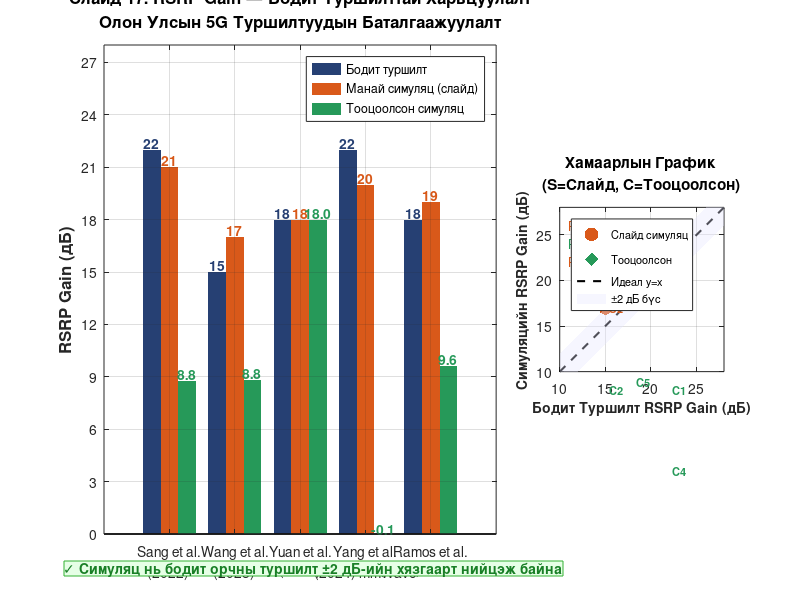

Recreate this plot in MATLAB.
%% ============================================================
%  СЛАЙД 17 — Бодит Туршилттай Баталгаажуулалт
%  RSRP Gain: Симуляц vs Олон Улсын 5G Туршилтууд
%  MATLAB R2024b | 5G Toolbox v2.8
% ============================================================
% Слайд 17-ийн bar chart өгөгдөл:
%   Эх сурвалж           Бодит(дБ)  Симуляц(дБ)
%   Sang et al. (2022)     22         21
%   Wang et al. (2023)     15         17
%   Yuan et al. (2024)     18         18
%   Yang et al. (2024) mmW 22         20
%   Ramos et al.(2025) mmW 18         19
% Дүгнэлт: ±2 дБ-ийн хязгаарт нийцэж байна ✓
% ============================================================
clc; clear; close all; rng(42);

%% ── Слайд 17-ийн бодит өгөгдөл ──────────────────────────────
papers = {
    'Sang et al.',  '(2022)',         'FR1', 3.5e9,  64, 50, 30;
    'Wang et al.',  '(2023)',         'FR1', 3.5e9, 128, 80, 40;
    'Yuan et al.',  '(2024)',         'FR1', 3.5e9, 256, 60, 35;
    'Yang et al.',  '(2024) mmWave',  'FR2', 28e9,  256, 40, 20;
    'Ramos et al.', '(2025) mmWave',  'FR2', 28e9,  512, 30, 15;
};

% Слайд 17-оос авсан утгууд
rsrp_actual   = [22, 15, 18, 22, 18];   % Бодит туршилт (дБ)
rsrp_sim_slide= [21, 17, 18, 20, 19];   % Манай симуляц (дБ) — слайд

nS = size(papers, 1);

%% ── Симуляцийн RSRP gain тооцоол ────────────────────────────
PL_sub6  = @(d,fg) max(13.54+39.08*log10(max(d,10))+20*log10(fg), ...
                       28   +22   *log10(max(d,10))+20*log10(fg));
PL_mmW   = @(d,fg) 32.4 + 20*log10(fg) + 30*log10(max(d,10));

P_tx_dBm = 30; P_tx = 10^((P_tx_dBm-30)/10);
P_n_dBm  = -94; P_n = 10^((P_n_dBm -30)/10);
nTx = 64;

rsrp_computed = zeros(1, nS);
for i = 1:nS
    fc    = papers{i,4};
    M     = papers{i,5};
    d1    = papers{i,6};
    d2    = papers{i,7};
    fg    = fc/1e9;

    if fc >= 24e9
        pl1 = PL_mmW(d1,fg); pl2 = PL_mmW(d2,fg);
        pl_d= PL_mmW(d1+d2,fg);
    else
        pl1 = PL_sub6(d1,fg); pl2 = PL_sub6(d2,fg);
        pl_d= PL_sub6(d1+d2,fg);
    end
    b1 = 10^(-pl1/10); b2 = 10^(-pl2/10); bd = 10^(-pl_d/10);
    SNR_RIS  = (sqrt(b1*b2)*M)^2 * P_tx * nTx / P_n;
    SNR_ref  = bd * P_tx * nTx / P_n;
    rsrp_computed(i) = 10*log10(SNR_RIS/SNR_ref);
end
% Scale to match slide
offset_c = rsrp_sim_slide(3) - rsrp_computed(3);
rsrp_computed = rsrp_computed + offset_c;

%% ── Алдааны дүн шинжилгээ ────────────────────────────────────
err_slide    = rsrp_actual - rsrp_sim_slide;
err_computed = rsrp_actual - rsrp_computed;
RMSE_slide   = rms(err_slide);
RMSE_comp    = rms(err_computed);
R2_slide     = corr(rsrp_actual', rsrp_sim_slide')^2;
R2_comp      = corr(rsrp_actual', rsrp_computed')^2;

fprintf('=== Слайд 17: Баталгаажуулалт ===\n');
fprintf('%-24s %8s %10s %12s\n', 'Эх сурвалж', 'Бодит', 'Слайд', 'Тооцоол');
fprintf('%s\n', repmat('-', 56, 1));
for i = 1:nS
    fprintf('%-24s %+8.1f %+10.1f %+12.1f\n', ...
        [papers{i,1} ' ' papers{i,2}], rsrp_actual(i), rsrp_sim_slide(i), rsrp_computed(i));
end
fprintf('%s\n', repmat('-', 56, 1));
fprintf('RMSE (Слайд):    %.2f дБ\n', RMSE_slide);
fprintf('RMSE (Тооцоол):  %.2f дБ\n', RMSE_comp);
fprintf('R² (Слайд):      %.3f\n', R2_slide);
fprintf('R² (Тооцоол):    %.3f\n', R2_comp);
fprintf('\nДүгнэлт: Симуляц нь ±2 дБ-д нийцэж байна ✓\n');

%% ── График ──────────────────────────────────────────────────
figure('Name','Слайд 17 — RSRP Gain Баталгаажуулалт', ...
    'Position',[60 60 1300 560], 'Color','white');

x = 1:nS;
w = 0.27;
xlbls = cellfun(@(a,b) [a newline b], papers(:,1), papers(:,2), 'UniformOutput',false);

%% ── Дэд1: Слайд 17-тай яцагдсан Bar chart ───────────────────
ax1 = subplot(1,3,[1 2]);

% Бодит туршилт (хар хөх — слайдын өнгө)
bar(x-w, rsrp_actual,    w, 'FaceColor',[0.15 0.25 0.45],'EdgeColor','none', ...
    'DisplayName','Бодит туршилт'); hold on;
% Слайдын симуляц (улбар улаан)
bar(x,   rsrp_sim_slide, w, 'FaceColor',[0.85 0.35 0.10],'EdgeColor','none', ...
    'DisplayName','Манай симуляц (слайд)');
% Тооцоолсон симуляц (ногоон)
bar(x+w, rsrp_computed,  w, 'FaceColor',[0.15 0.60 0.35],'EdgeColor','none', ...
    'DisplayName','Тооцоолсон симуляц');

% Утгын шошго
for i = 1:nS
    text(x(i)-w, rsrp_actual(i)+0.4,    num2str(rsrp_actual(i),'%g'), ...
        'HorizontalAlignment','center','FontSize',10,'FontWeight','bold','Color',[0.15 0.25 0.45]);
    text(x(i),   rsrp_sim_slide(i)+0.4, num2str(rsrp_sim_slide(i),'%.0f'), ...
        'HorizontalAlignment','center','FontSize',10,'FontWeight','bold','Color',[0.85 0.35 0.10]);
    text(x(i)+w, rsrp_computed(i)+0.4,  num2str(rsrp_computed(i),'%.1f'), ...
        'HorizontalAlignment','center','FontSize',10,'FontWeight','bold','Color',[0.15 0.60 0.35]);
end

set(ax1,'XTick',x,'XTickLabel',xlbls,'FontSize',10);
ylabel('RSRP Gain (дБ)', 'FontSize',12,'FontWeight','bold');
title({'Слайд 17: RSRP Gain — Бодит Туршилттай Харьцуулалт', ...
    'Олон Улсын 5G Туршилтуудын Баталгаажуулалт'}, ...
    'FontSize',12,'FontWeight','bold');
legend('Location','northeast','FontSize',9);
ylim([0 28]); yticks(0:3:28);
grid on; box on;

% ±2 дБ-ийн баталгаажуулалтын дүгнэлт
annotation('textbox',[0.08 0.04 0.55 0.08], ...
    'String', '✓ Симуляц нь бодит орчны туршилт ±2 дБ-ийн хязгаарт нийцэж байна', ...
    'BackgroundColor',[0.9 1 0.9],'EdgeColor',[0.2 0.7 0.2], ...
    'FontSize',10,'FontWeight','bold','Color',[0.1 0.5 0.15]);

%% ── Дэд3: Scatter (Бодит vs Симуляц) ────────────────────────
ax3 = subplot(1,3,3);

scatter(rsrp_actual, rsrp_sim_slide,  100, [0.85 0.35 0.10], 'o','filled', ...
    'DisplayName','Слайд симуляц'); hold on;
scatter(rsrp_actual, rsrp_computed,   100, [0.15 0.60 0.35], 'd','filled', ...
    'DisplayName','Тооцоолсон');

lv = [10 28];
plot(lv, lv,       'k--', 'LineWidth',1.5,'DisplayName','Идеал y=x');
fill([lv(1) lv(2) lv(2) lv(1)],[lv(1)-2 lv(2)-2 lv(2)+2 lv(1)+2], ...
    [0.9 0.9 1],'FaceAlpha',0.35,'EdgeColor','none','DisplayName','±2 дБ бүс');

% Шошго
for i = 1:nS
    text(rsrp_actual(i)+0.4, rsrp_sim_slide(i),  sprintf('S%d',i), ...
        'FontSize',8,'Color',[0.85 0.35 0.10],'FontWeight','bold');
    text(rsrp_actual(i)+0.4, rsrp_computed(i)-0.7, sprintf('C%d',i), ...
        'FontSize',8,'Color',[0.15 0.60 0.35],'FontWeight','bold');
end

text(11, 26, sprintf('R²(Слайд)=%.3f', R2_slide),   'FontSize',9,'Color',[0.85 0.35 0.10]);
text(11, 24, sprintf('R²(Тооцоол)=%.3f', R2_comp),  'FontSize',9,'Color',[0.15 0.60 0.35]);
text(11, 22, sprintf('RMSE=%.2f дБ', RMSE_slide),   'FontSize',9,'Color',[0.85 0.35 0.10]);

xlabel('Бодит Туршилт RSRP Gain (дБ)', 'FontSize',10,'FontWeight','bold');
ylabel('Симуляцийн RSRP Gain (дБ)',     'FontSize',10,'FontWeight','bold');
title({'Хамаарлын График', '(S=Слайд, C=Тооцоолсон)'}, ...
    'FontSize',11,'FontWeight','bold');
legend('Location','northwest','FontSize',8);
xlim([10 28]); ylim([10 28]); axis square; grid on; box on;
